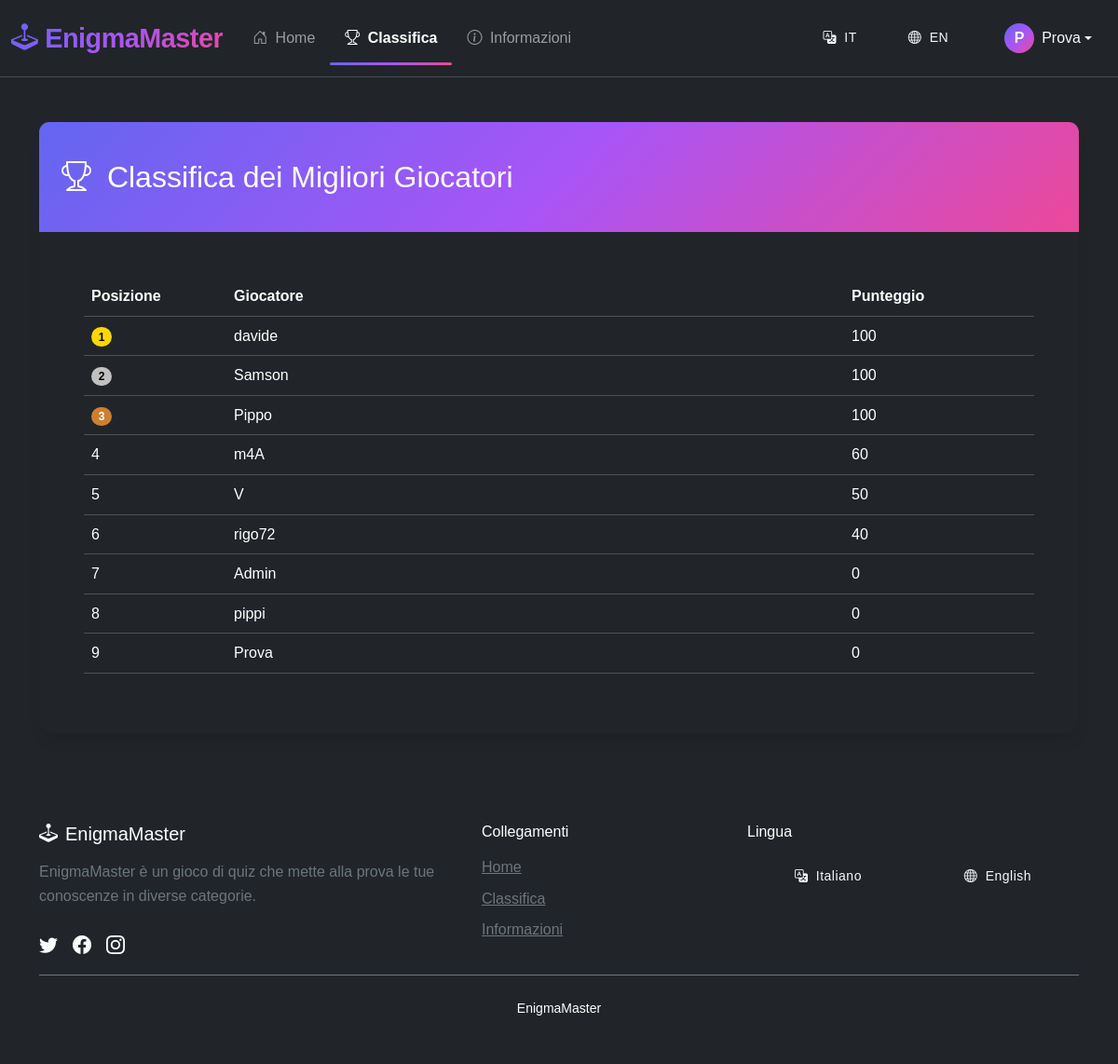
The page /leaderboard.php (signed in) on the database its author committed.
### tables this page shows
CREATE TABLE utenti (
    id INT AUTO_INCREMENT PRIMARY KEY,
    nome VARCHAR(100) NOT NULL,
    email VARCHAR(150) UNIQUE NOT NULL,
    password VARCHAR(255) NOT NULL,
    punteggio INT DEFAULT 0,
    is_admin BOOLEAN DEFAULT FALSE,
    data_reg TIMESTAMP DEFAULT CURRENT_TIMESTAMP
);

### leaderboard.php (the view, shortened to what this page needs)
<?php
$language = isset($_SESSION['lang']) ? $_SESSION['lang'] : 'it';
include 'config.php';
?>
<!DOCTYPE html>
<html lang="<?= $language ?>" data-bs-theme="dark">
<head>
    <link href="https://cdn.jsdelivr.net/npm/bootstrap@5.3.2/dist/css/bootstrap.min.css" rel="stylesheet">
    <link rel="stylesheet" href="https://cdn.jsdelivr.net/npm/bootstrap-icons@1.11.1/font/bootstrap-icons.css">
    <link rel="stylesheet" href="./css/style.css">
</head>
<body class="d-flex flex-column min-vh-100 bg-dark text-light">
    <?php include 'components/navbar.php'; ?>
    <main class="flex-grow-1 py-5">
        <div class="container">
            <div class="card bg-dark border-primary shadow-lg">
                <div class="card-header bg-primary text-white">
                    <h2 class="mb-0">
                        <i class="bi bi-trophy me-2"></i>
                        <?= $lang['leaderboard_title'] ?>
                    </h2>
                </div>
                <div class="card-body">
                    <div class="table-responsive">
                        <table class="table table-dark table-hover align-middle">
                            <thead>
                                <tr>
                                    <th width="15%"><?= $lang['position'] ?></th>
                                    <th><?= $lang['player'] ?></th>
                                    <th width="20%"><?= $lang['score'] ?></th>
                                </tr>
                            </thead>
                            <tbody>
                                <?php
                                $query = "SELECT nome, punteggio FROM utenti ORDER BY punteggio DESC LIMIT 50";
                                $result = mysqli_query($conn, $query);
                                $posizione = 1;
                                if ($result && mysqli_num_rows($result) > 0):
                                    while ($row = mysqli_fetch_assoc($result)):
                                        $highlight = isset($_SESSION['utente_id']) && $row['nome'] === $_SESSION['nome'] ? 'bg-primary bg-opacity-25' : '';
                                ?>
                                    <tr class="<?= $highlight ?>">
                                        <td>
                                            <?php if ($posizione <= 3): ?>
                                                <span class="badge bg-<?=
                                                    $posizione === 1 ? 'gold' :
                                                    ($posizione === 2 ? 'silver' : 'bronze')
                                                ?> me-2">
                                                    <?= $posizione ?>
                                                </span>
                                            <?php else: ?>
                                                <?= $posizione ?>
                                            <?php endif; ?>
                                        </td>
                                        <td><?= htmlspecialchars($row['nome']) ?></td>
                                        <td><?= $row['punteggio'] ?></td>
                                    </tr>
                                <?php
                                        $posizione++;
                                    endwhile;
                                else:
                                ?>
                                    <tr>
                                        <td colspan="3" class="text-center py-4"><?= $lang['no_data_available'] ?></td>
                                    </tr>
                                <?php endif; ?>
                            </tbody>
                        </table>
                    </div>
                </div>
            </div>
        </div>
    </main>
    <?php include 'components/footer.php'; ?>
</body>
</html>

### css/style.css (style rules this page uses)
:root { --bs-primary: #6366f1; --bs-primary-rgb: 99, 102, 241; --bs-primary-hover: #4f46e5; --bs-secondary: #94a3b8; --bs-dark: #1e293b; --bs-light: #f8fafc; --bs-gradient: linear-gradient(135deg, #6366f1 0%, #a855f7 50%, #ec4899 100%); --bs-glass-bg: rgba(255, 255, 255, 0.85); --bs-glass-border: rgba(255, 255, 255, 0.18); --bs-border-radius: 12px; --bs-border-radius-lg: 16px; --bs-border-radius-sm: 8px; --bs-box-shadow: 0 4px 6px -1px rgba(0,0,0,0.1); --bs-box-shadow-lg: 0 10px 15px -3px rgba(0,0,0,0.1); }
body { font-family: 'Poppins', sans-serif; background-color: var(--bs-light); color: var(--bs-dark); min-height: 100vh; display: flex; flex-direction: column; line-height: 1.6; }
.card { --bs-card-border-radius: var(--bs-border-radius-lg); --bs-card-border-width: 0; --bs-card-box-shadow: var(--bs-box-shadow-lg); --bs-card-cap-padding-y: 2.5rem; --bs-card-cap-padding-x: 1.5rem; --bs-card-spacer-y: 3rem; --bs-card-spacer-x: 3rem; transition: transform 0.3s ease, box-shadow 0.3s ease; }
.card-header { background: var(--bs-gradient) !important; color: white !important; border-bottom: none !important; }
.bg-gold { background-color: gold; color: black; }
.bg-silver { background-color: silver; color: black; }
.bg-bronze { background-color: #cd7f32; color: white; }

### rows shown on the page
utenti: nome "davide", punteggio "100"
utenti: nome "Samson", punteggio "100"
utenti: nome "Pippo", punteggio "100"
utenti: nome "m4A", punteggio "60"
utenti: nome "V", punteggio "50"
utenti: nome "rigo72", punteggio "40"
utenti: nome "Admin", punteggio "0"
utenti: nome "pippi", punteggio "0"
utenti: nome "Prova", punteggio "0"

### other values the page prints
$lang['home'] "Home"
$lang['leaderboard'] "Classifica"
$lang['information'] "Informazioni"
substr(htmlspecialchars($_SESSION['nome']), 0, 1) "P"
$_SESSION['nome'] "Prova"
$lang['leaderboard_title'] "Classifica dei Migliori Giocatori"
$lang['position'] "Posizione"
$lang['player'] "Giocatore"
$lang['score'] "Punteggio"
$lang['game_description'] "EnigmaMaster è un gioco di quiz che mette alla prova le tue conoscenze in diverse categorie."
$lang['links'] "Collegamenti"
$lang['language'] "Lingua"
